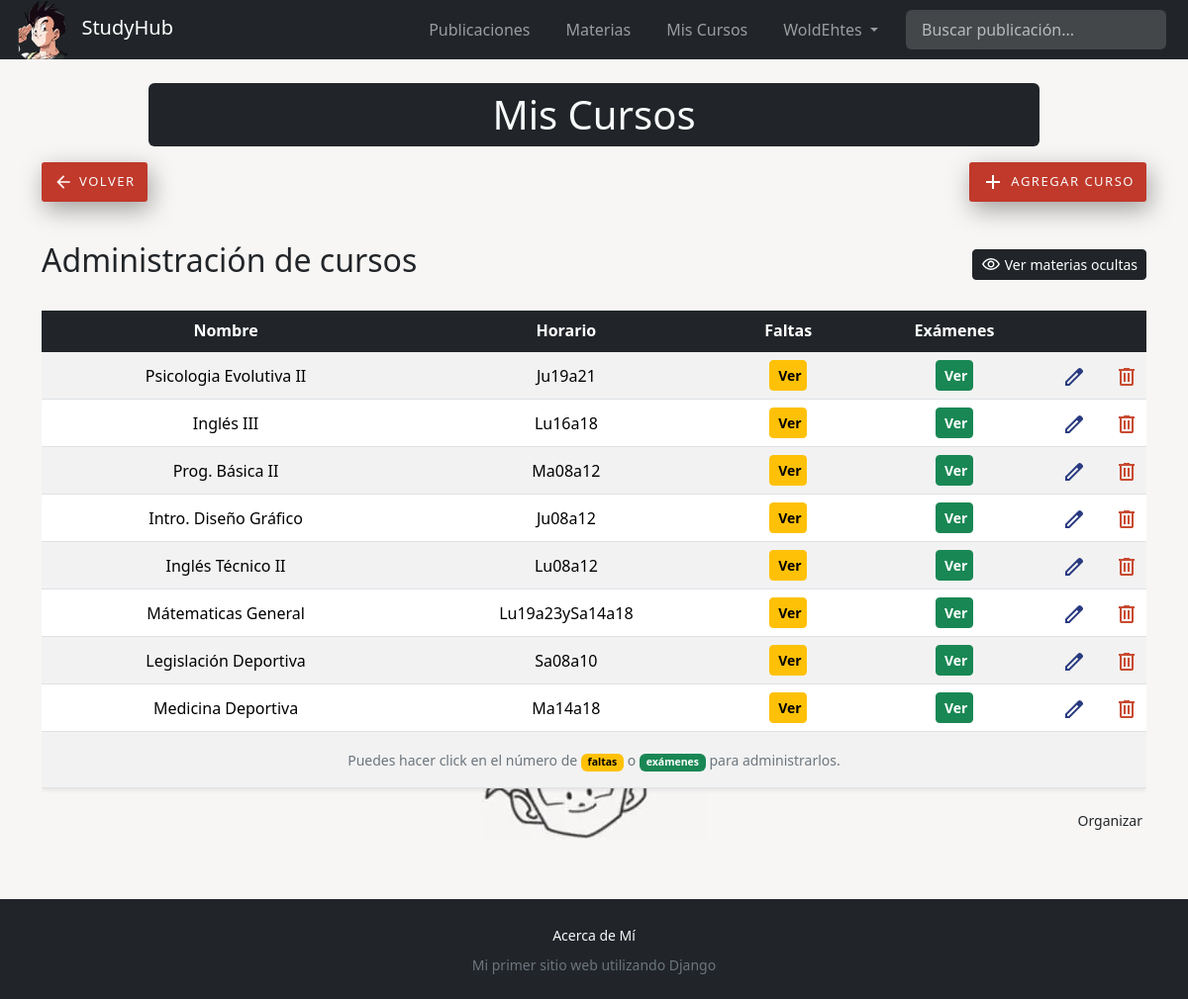
Page /cursos/ (signed in) on the committed database.
### study_manager/models.py (models this page shows, shortened)
class Course(models.Model):
    name = models.CharField(max_length=100)
    schedule = models.CharField(
        max_length=100, help_text="Ejemplo: Martes 14a18hs, Ma14a18, etc."
    )
    user = models.ForeignKey(User, on_delete=models.CASCADE, related_name="courses")
    hidden = models.BooleanField(default=False)

### study_manager/views/course_views.py (the view)
# urls.py: path("", CourseListView.as_view(), name="course_list"),
class CourseListView(LoginRequiredMixin, ListView):
    model = Course
    template_name = "course_list.html"
    context_object_name = "courses"
    extra_context = {"title": "Mis Cursos"}
    def get_queryset(self):
        user_course = Course.objects.filter(user=self.request.user)
        user_course = user_course.annotate(
            absences_count=Count("absences"),
            pending_exams_count=Count("exams", filter=Q(exams__grade=None)),
        )
        return user_course

### study_manager/templates/course_list.html (shortened to what this page needs)
{% extends 'layout.html' %}
{% load static %}
{% block header %}
<h1 class="text-center w-75 m-auto mb-3 py-2 px-4 bg-dark text-light rounded">
    {{title}}
</h1>
<div class="container d-flex justify-content-between flex-wrap gap-1">
    <a class="custom-link text-light icon-link icon-link-hover link-offset-3 link-underline-light link-underline-opacity-0 link-underline-opacity-75-hover"
        style="--bs-icon-link-transform: translate3d(-.2rem, 0 , 0);" href="javascript:history.back()">
        <img class="bi" alt="arrow-back" aria-hidden="true" src="{% static '/images/arrow_back.svg' %}">
        Volver
    </a>
    <a class="custom-link text-light icon-link link-offset-3 link-underline-light link-underline-opacity-0 link-underline-opacity-75-hover"
        href="{% url 'study_manager:course_add' %}">
        <img class="bi fs-4" alt="add-icon" aria-hidden="true" src="{% static '/images/add.svg' %}">
        Agregar Curso
    </a>
</div>
{% endblock header %}
{% block content %}
<div class="container">
    <div class="d-flex justify-content-between align-items-center flex-wrap gap-2 my-4">
        <h2>Administración de cursos</h2>
        <button class="btn btn-dark btn-sm d-flex align-items-center gap-1" id="toggle-hidden-courses">
            <img src="{% static '/images/visibility.svg' %}" alt="eye-icon" class="bi">
            <span>Ver</span>materias ocultas
        </button>
    </div>
    <div class="table-responsive">
        {% include 'partials/course_table.html' %}
        <div class="text-end">
            <button id="see-all-courses" style="all:unset; cursor: pointer;"
                class="text-mutted my-0 p-1"><small>Organizar</small></button>
        </div>
    </div>
</div>
{% endblock content %}

### pages/templates/partials/navbar.html (shortened to what this page needs)
{% load static %}
<nav class="navbar navbar-expand-md  navbar-dark bg-dark" data-bs-theme="dark">
  <div class="container-fluid">
    <a class="navbar-brand p-0" href="{% url 'home' %}">
      <img src="{%static 'images/logo.webp'%}" class="image-logo" alt="logo">
      StudyHub
    </a>
    <div class="collapse navbar-collapse" id="navbarSupportedContent">
      <ul class="navbar-nav ms-auto">
        {% if user.is_authenticated %}
        <li class="nav-item">
          <a class="nav-link" href="{% url 'apuntes:all_publications' %}">Publicaciones</a>
        </li>
        <li class="nav-item">
          <a class="nav-link" href="{% url 'apuntes:hub' %}">Materias</a>
        </li>
        <li class="nav-item">
          <a class="nav-link" href="{% url 'study_manager:course_list' %}">Mis Cursos</a>
        </li>
        <li class="nav-item dropdown">
          <a class="nav-link dropdown-toggle text-capitalize" href="#" role="button" data-bs-toggle="dropdown"
            aria-expanded="false">
            {{user.first_name}}
          </a>
        <li class="nav-item dropdown" role="search">
          <input id="search" autocomplete="off" class="form-control nav-link px-3 " type="search"
            placeholder="Buscar publicación..." aria-label="Search">
        </li>
        </li>
        {% endif %}
      </ul>
    </div>
  </div>
</nav>

### study_manager/templates/partials/course_table.html (shortened to what this page needs)
{% load static %}
<table class="table table-hover table-striped align-middle shadow-sm text-center">
    <thead>
        <tr class="table-dark">
            <th>Nombre</th>
            <th>Horario</th>
            <th>Faltas</th>
            <th>Exámenes</th>
            <th class="col-1"></th>
        </tr>
    </thead>
    <tbody class="table-group-divider">
        {% if courses %}
        {% for course in courses %}
        <tr class="course {%if course.hidden%} d-none table-info {%endif%} course-{{ course.pk }}">
            <td>{{ course.name }}</td>
            <td>{{ course.schedule }}</td>
            <td>
                <a href="{% url 'study_manager:absence_list' course.pk %}" style="width:38px"
                    class="btn btn-warning btn-sm fw-bold">
                    {%if course.absences_count > 0%}
                    {{course.absences_count}}
                    {%else%}
                    Ver
                    {%endif%}
                </a>
            </td>
            <td>
                <a href="{% url 'study_manager:exam_list' course.pk %}" style="width:38px"
                    class="btn btn-success btn-sm fw-bold">
                    {%if course.pending_exams_count > 0%}
                    {{course.pending_exams_count}}
                    {%else%}
                    Ver
                    {%endif%}
                </a>
            </td>
            <td class="col-1">
                <div class="course-handler d-flex justify-content-between gap-1">
                    <a style="text-decoration:none; cursor: pointer;" title="Editar Publicación"
                        href="{% url 'study_manager:course_edit' course.pk %}">
                        <img alt="edit-icon" src="{% static '/images/edit.svg' %}">
                    </a>
                    <a style="text-decoration:none; cursor: pointer;" title="Borrar Publicación"
                        href="{% url 'study_manager:course_delete' course.pk %}">
                        <img alt="delete-icon" src="{% static '/images/delete.svg' %}">
                    </a>
                </div>
            </td>
        </tr>
        {% endfor %}
        <tr>
            <td class="text-secondary py-3" colspan="5" style="pointer-events: none;">
                <small>
                    Puedes hacer click en el número de <span class="badge text-bg-warning">faltas</span> o <span
                        class="badge text-bg-success">exámenes</span>
                    para administrarlos.
                </small>
            </td>
        </tr>
        {% else %}
        <tr>
            <td colspan="5" class="py-3">No hay cursos agregados.</td>
        </tr>
        {% endif %}
    </tbody>
</table>

### pages/static/main.css (style rules this page uses)
* { box-sizing: border-box; padding: 0; margin: 0; }
html, body { max-width: 100vw; min-height: 100vh; }
body { background-color: #F8F6F4; background-image: url("images/background-icon.webp"); background-position: 50% 80%; background-repeat: no-repeat; background-attachment: fixed; }
nav { padding: 0 !important; }
.image-logo { width: auto; height: 60px; }
.custom-link { text-transform: uppercase; background-color: #c0392b; padding: 8px 12px !important; height: 40px; font-size: 13px; letter-spacing: 1.5px; user-select: none; cursor: pointer; box-shadow: 3px 8px 25px rgba(0, 0, 0, 0.35); border-radius: 3px; }
.bi { width: auto !important; height: auto !important; }
.nav-item { padding: 5px 10px; }
#search { background: rgba(155, 155, 155, 0.281); }

### rows in the picture
Course: name "Psicologia Evolutiva II", schedule "Ju19a21", shows "Ver"
Course: name "Inglés III", schedule "Lu16a18", shows "Ver"
Course: name "Prog. Básica II", schedule "Ma08a12", shows "Ver"
Course: name "Intro. Diseño Gráfico", schedule "Ju08a12", shows "Ver"
Course: name "Inglés Técnico II", schedule "Lu08a12", shows "Ver"
Course: name "Mátematicas General", schedule "Lu19a23ySa14a18", shows "Ver"
Course: name "Legislación Deportiva", schedule "Sa08a10", shows "Ver"
Course: name "Medicina Deportiva", schedule "Ma14a18", shows "Ver"

### other values in the picture
{{ user.first_name }} "WoldEhtes"
{{ title }} "Mis Cursos"
